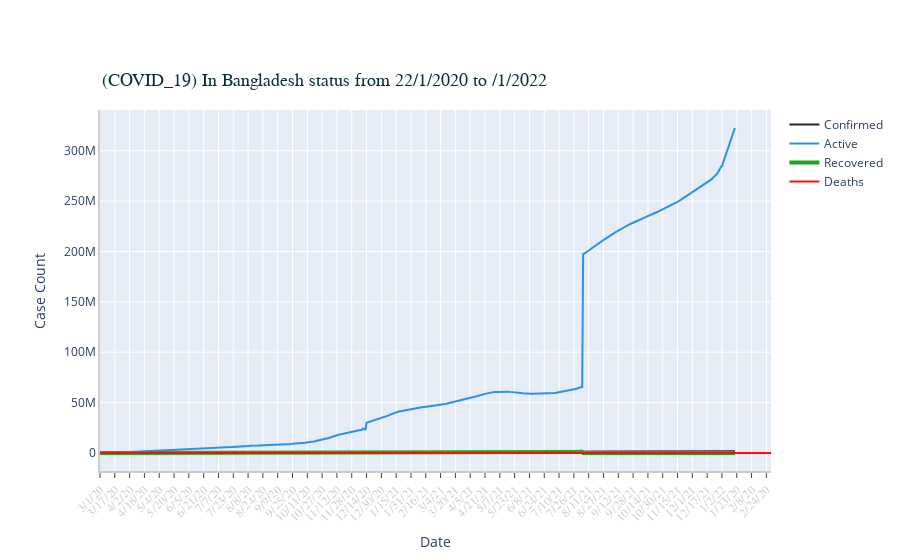

Notebook code for this chart:
### Code cell
ts_array=[confirmed_bd_ts[39:],active_bd_ts[39:],recovered_bd_ts[39:], deaths_bd_ts]
labels = ['Confirmed','Active','Recovered','Deaths']
colors = [color_arr[5],color_arr[0], color_arr[2], color_arr[3]]
mode_size = [8,8,12,8]
line_size = [2,2,4,2]
# Calling the draw plot function defined above
fig_2 = draw_plot(
                ts_array=ts_array,
                ts_label=labels,
                title = "(COVID_19) In Bangladesh status from 22/1/2020 to /1/2022",
                colors=colors,
                mode_size=mode_size,
                line_size=line_size,
                x_axis_title = "Date",
                y_axis_title = "Case Count",
                tickangle = 315,
                yaxis_type = "",
                additional_annotations=[]
                )

fig_2.show()

### Figure 1 — Plotly figure (JSON) as saved in the notebook; plotly's stock layout.template omitted (floating-point values rounded to 4 significant figures; data arrays with more than 128 entries replaced by an {"elided": "..."} marker saying what was removed)
{"data": [{"connectgaps": true, "line": {"color": "#222A2A", "width": 2}, "name": "Confirmed", "type": "scatter", "x": {"elided": "687 str values"}, "y": {"elided": "687 int values"}}, {"connectgaps": true, "line": {"color": "#2E91E5", "width": 2}, "name": "Active", "type": "scatter", "x": {"elided": "687 str values"}, "y": {"elided": "687 int values"}}, {"connectgaps": true, "line": {"color": "#1CA71C", "width": 4}, "name": "Recovered", "type": "scatter", "x": {"elided": "687 str values"}, "y": {"elided": "687 int values"}}, {"connectgaps": true, "line": {"color": "#FB0D0D", "width": 2}, "name": "Deaths", "type": "scatter", "x": {"elided": "726 str values"}, "y": {"elided": "726 int values"}}], "layout": {"annotations": [{"font": {"color": "#072F39", "family": "Times new roman", "size": 18}, "showarrow": false, "text": "(COVID_19) In Bangladesh status from 22/1/2020 to /1/2022", "x": 0, "xanchor": "left", "xref": "paper", "y": 1.05, "yanchor": "bottom", "yref": "paper"}], "autosize": true, "margin": {"autoexpand": true, "l": 100, "r": 20, "t": 110}, "showlegend": true, "xaxis": {"linecolor": "rgb(204,204,204)", "linewidth": 2, "showgrid": true, "showline": true, "showticklabels": true, "tickangle": -45, "tickfont": {"color": "rgb(204,204,204)", "family": "Times new roman", "size": 12}, "ticks": "outside", "title": {"text": "Date"}}, "yaxis": {"linecolor": "rgb(204,204,204)", "linewidth": 2, "showgrid": true, "showline": true, "showticklabels": true, "title": {"text": "Case Count"}}}}
